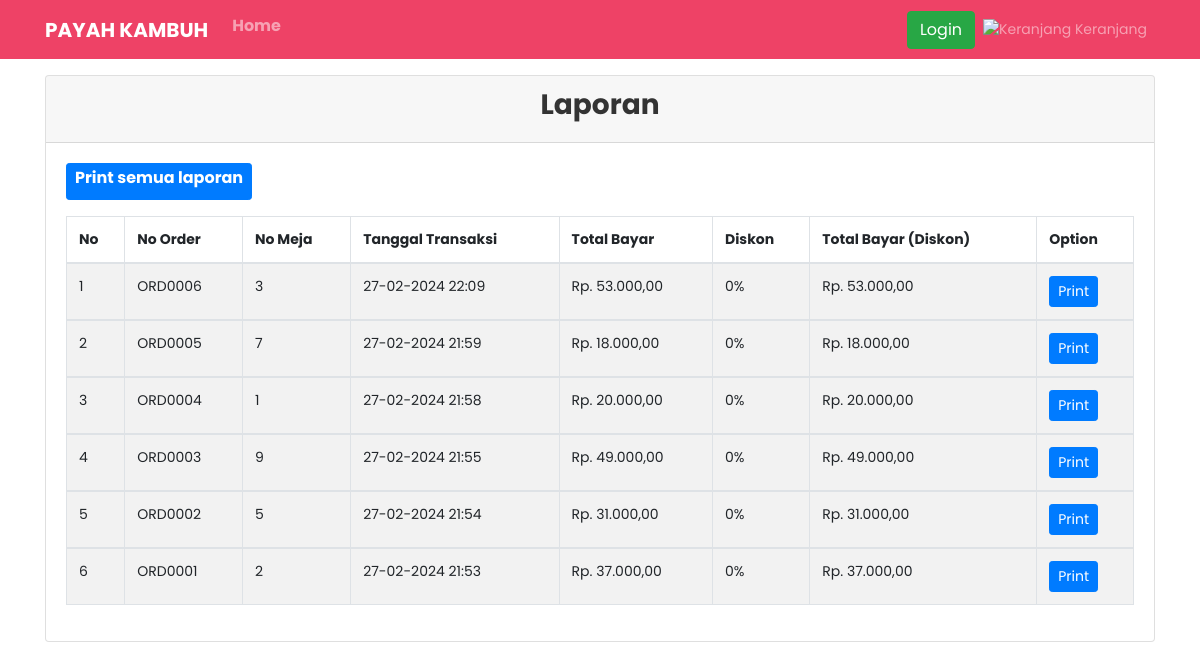
Page /dashboard/index.php?laporan on the committed database.
### tables this page shows
CREATE TABLE `tb_transaksi` (
  `id_transaksi` int(11) NOT NULL,
  `id_user` int(11) DEFAULT NULL,
  `id_order` varchar(50) NOT NULL,
  `tanggal_transaksi` int(11) NOT NULL,
  `aTanggal_transaksi` varchar(50) NOT NULL,
  `hartot_transaksi` int(11) NOT NULL,
  `diskon_transaksi` int(11) NOT NULL,
  `totbar_transaksi` int(11) NOT NULL,
  `uang_transaksi` int(11) NOT NULL,
  `kembalian_transaksi` int(11) NOT NULL
);

CREATE TABLE `tb_order` (
  `id_order` varchar(50) NOT NULL,
  `meja_order` int(11) NOT NULL,
  `tanggal_order` int(11) NOT NULL,
  `aTanggal_order` varchar(128) NOT NULL,
  `id_user` int(11) NOT NULL,
  `keterangan_order` text,
  `status_order` varchar(20) NOT NULL
);

### dashboard/fungsi/rupiah.php (called while the page is built)
<?php
function rupiah($angka)
{
	$hasil_rupiah = number_format($angka, 2, ',', '.');
	return $hasil_rupiah;
}

### dashboard/admin/laporan.php (the view, shortened to what this page needs)
<div class="container mt-3">
    <div class="card">
        <div class="card-header">
            <h3><b>Laporan</b></h3>
        </div>
        <div class="card-body">
            <a href="admin/semua_laporan.php" target="_blank" class="btn btn-primary btn-sm mb-3">
                <h6><b>Print semua laporan</b></h6> <i class="fa fa-print"></i>
            </a>
            <table class="table table-bordered table-hover table-striped" id="tabel">
                <thead>
                    <tr>
                        <th>No</th>
                        <th>No Order</th>
                        <th>No Meja</th>
                        <th>Tanggal Transaksi</th>
                        <th>Total Bayar</th>
                        <th>Diskon</th>
                        <th>Total Bayar (Diskon)</th>
                        <th>Option</th>
                    </tr>
                </thead>
                <?php $i = 1;
                $transaksi = mysqli_query($kon, "SELECT * FROM tb_transaksi ORDER BY id_transaksi DESC");
                foreach ($transaksi as $row) :
                    $order_query =  mysqli_query($kon, "SELECT * FROM tb_order WHERE id_order = '$row[id_order]'");
                    $oq = mysqli_fetch_assoc($order_query);
                ?>
                    <tbody>
                        <tr>
                            <td><?= $i++; ?></td>
                            <td><?= $row['id_order'] ?></td>
                            <td><?= $oq['meja_order'] ?></td>
                            <td><?= date('d-m-Y H:i', ($oq['tanggal_order'])) ?></td>
                            <td>Rp. <?= rupiah($row['hartot_transaksi']) ?></td>
                            <td><?= $row['diskon_transaksi'] ?>%</td>
                            <td>Rp. <?= rupiah($row['totbar_transaksi']) ?></td>
                            <td>
                                <a href="admin/print_struk.php?id_order=<?= $row['id_order'] ?>" target="_blank" class="btn btn-primary text-white btn-sm text-small"><i class="fas fa-print"></i>Print</a>
                            </td>
                        </tr>
                    <?php endforeach; ?>
                    </tbody>
            </table>
        </div>
    </div>
</div>

### dashboard/assets/css/custom.css (style rules this page uses)
body { font-size: .875rem; font-family: 'Poppins', sans-serif; background-color: #fff; color: #333; }

### dashboard/admin/laporan.php (style rules this page uses)
.card-header { text-align: center; }

### rows in the picture
tb_transaksi: id_order "ORD0006", id_order.meja_order "3", id_order.tanggal_order "27-02-2024 22:09", hartot_transaksi "53.000,00", diskon_transaksi "0", totbar_transaksi "53.000,00"
tb_transaksi: id_order "ORD0005", id_order.meja_order "7", id_order.tanggal_order "27-02-2024 21:59", hartot_transaksi "18.000,00", diskon_transaksi "0", totbar_transaksi "18.000,00"
tb_transaksi: id_order "ORD0004", id_order.meja_order "1", id_order.tanggal_order "27-02-2024 21:58", hartot_transaksi "20.000,00", diskon_transaksi "0", totbar_transaksi "20.000,00"
tb_transaksi: id_order "ORD0003", id_order.meja_order "9", id_order.tanggal_order "27-02-2024 21:55", hartot_transaksi "49.000,00", diskon_transaksi "0", totbar_transaksi "49.000,00"
tb_transaksi: id_order "ORD0002", id_order.meja_order "5", id_order.tanggal_order "27-02-2024 21:54", hartot_transaksi "31.000,00", diskon_transaksi "0", totbar_transaksi "31.000,00"
tb_transaksi: id_order "ORD0001", id_order.meja_order "2", id_order.tanggal_order "27-02-2024 21:53", hartot_transaksi "37.000,00", diskon_transaksi "0", totbar_transaksi "37.000,00"
